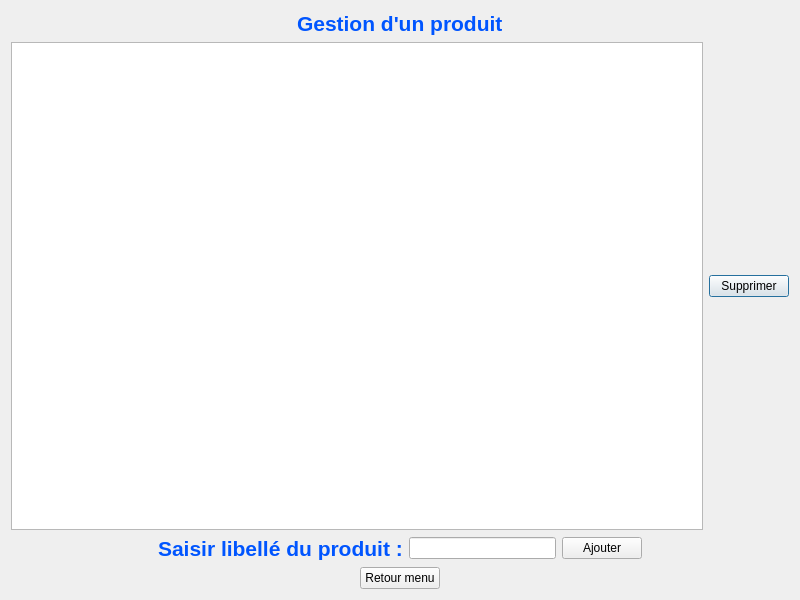
<?xml version="1.0" encoding="UTF-8"?>
<ui version="4.0">
 <class>WindowProduit</class>
 <widget class="QDialog" name="WindowProduit">
  <property name="geometry">
   <rect>
    <x>0</x>
    <y>0</y>
    <width>800</width>
    <height>600</height>
   </rect>
  </property>
  <property name="minimumSize">
   <size>
    <width>800</width>
    <height>600</height>
   </size>
  </property>
  <property name="maximumSize">
   <size>
    <width>1200</width>
    <height>900</height>
   </size>
  </property>
  <property name="windowTitle">
   <string>Gestion Produit</string>
  </property>
  <layout class="QVBoxLayout" name="verticalLayout_2">
   <item>
    <layout class="QHBoxLayout" name="horizontalLayout">
     <item>
      <spacer name="horizontalSpacer_3">
       <property name="orientation">
        <enum>Qt::Horizontal</enum>
       </property>
       <property name="sizeHint" stdset="0">
        <size>
         <width>40</width>
         <height>20</height>
        </size>
       </property>
      </spacer>
     </item>
     <item>
      <widget class="QLabel" name="label">
       <property name="styleSheet">
        <string notr="true">color: rgb(0, 85, 255);
font-weight: bold;</string>
       </property>
       <property name="text">
        <string>&lt;html&gt;&lt;head/&gt;&lt;body&gt;&lt;p&gt;&lt;span style=&quot; font-size:16pt;&quot;&gt;Gestion d'un produit&lt;/span&gt;&lt;/p&gt;&lt;/body&gt;&lt;/html&gt;</string>
       </property>
      </widget>
     </item>
     <item>
      <spacer name="horizontalSpacer_4">
       <property name="orientation">
        <enum>Qt::Horizontal</enum>
       </property>
       <property name="sizeHint" stdset="0">
        <size>
         <width>40</width>
         <height>20</height>
        </size>
       </property>
      </spacer>
     </item>
    </layout>
   </item>
   <item>
    <layout class="QHBoxLayout" name="horizontalLayout_2">
     <item>
      <widget class="QTableView" name="tableViewProduit"/>
     </item>
     <item>
      <layout class="QVBoxLayout" name="verticalLayout">
       <item>
        <widget class="QPushButton" name="pushButtonSupprimerProduit">
         <property name="text">
          <string>Supprimer</string>
         </property>
        </widget>
       </item>
      </layout>
     </item>
    </layout>
   </item>
   <item>
    <layout class="QHBoxLayout" name="horizontalLayout_3">
     <item>
      <spacer name="horizontalSpacer_5">
       <property name="orientation">
        <enum>Qt::Horizontal</enum>
       </property>
       <property name="sizeHint" stdset="0">
        <size>
         <width>40</width>
         <height>20</height>
        </size>
       </property>
      </spacer>
     </item>
     <item>
      <widget class="QLabel" name="label_2">
       <property name="styleSheet">
        <string notr="true">color: rgb(0, 85, 255);
font-weight: bold;</string>
       </property>
       <property name="text">
        <string>&lt;html&gt;&lt;head/&gt;&lt;body&gt;&lt;p&gt;&lt;span style=&quot; font-size:16pt;&quot;&gt;Saisir libellé du produit :&lt;/span&gt;&lt;/p&gt;&lt;/body&gt;&lt;/html&gt;</string>
       </property>
      </widget>
     </item>
     <item>
      <widget class="QLineEdit" name="lineEditProduit"/>
     </item>
     <item>
      <widget class="QPushButton" name="pushButtonAjouterProduit">
       <property name="text">
        <string>Ajouter</string>
       </property>
      </widget>
     </item>
     <item>
      <spacer name="horizontalSpacer_6">
       <property name="orientation">
        <enum>Qt::Horizontal</enum>
       </property>
       <property name="sizeHint" stdset="0">
        <size>
         <width>40</width>
         <height>20</height>
        </size>
       </property>
      </spacer>
     </item>
    </layout>
   </item>
   <item>
    <layout class="QHBoxLayout" name="horizontalLayout_4">
     <item>
      <spacer name="horizontalSpacer">
       <property name="orientation">
        <enum>Qt::Horizontal</enum>
       </property>
       <property name="sizeHint" stdset="0">
        <size>
         <width>40</width>
         <height>20</height>
        </size>
       </property>
      </spacer>
     </item>
     <item>
      <widget class="QPushButton" name="pushButtonRetour">
       <property name="text">
        <string>Retour menu</string>
       </property>
       <property name="shortcut">
        <string>Backspace</string>
       </property>
      </widget>
     </item>
     <item>
      <spacer name="horizontalSpacer_2">
       <property name="orientation">
        <enum>Qt::Horizontal</enum>
       </property>
       <property name="sizeHint" stdset="0">
        <size>
         <width>40</width>
         <height>20</height>
        </size>
       </property>
      </spacer>
     </item>
    </layout>
   </item>
  </layout>
 </widget>
 <resources/>
 <connections/>
</ui>
